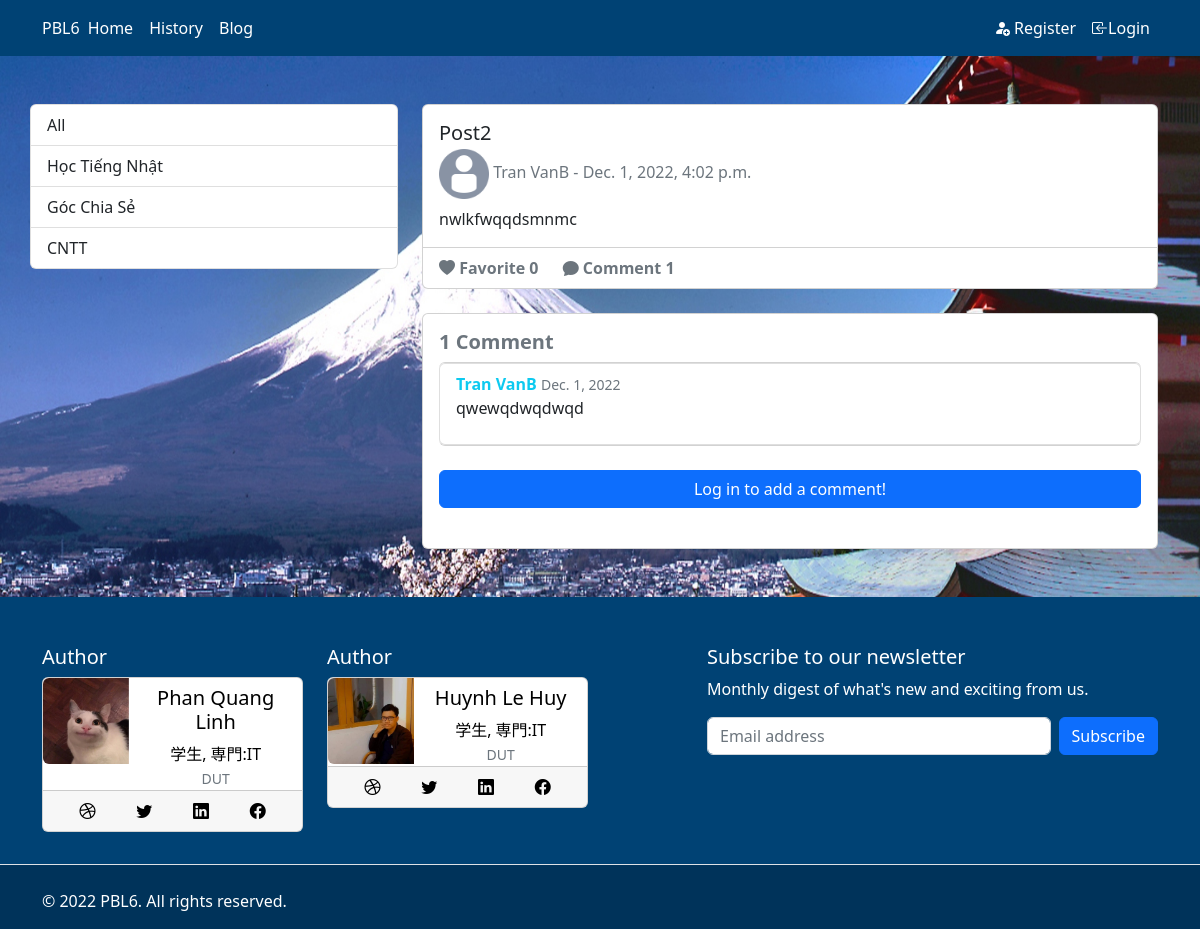
The app's page /blog/2, older data.
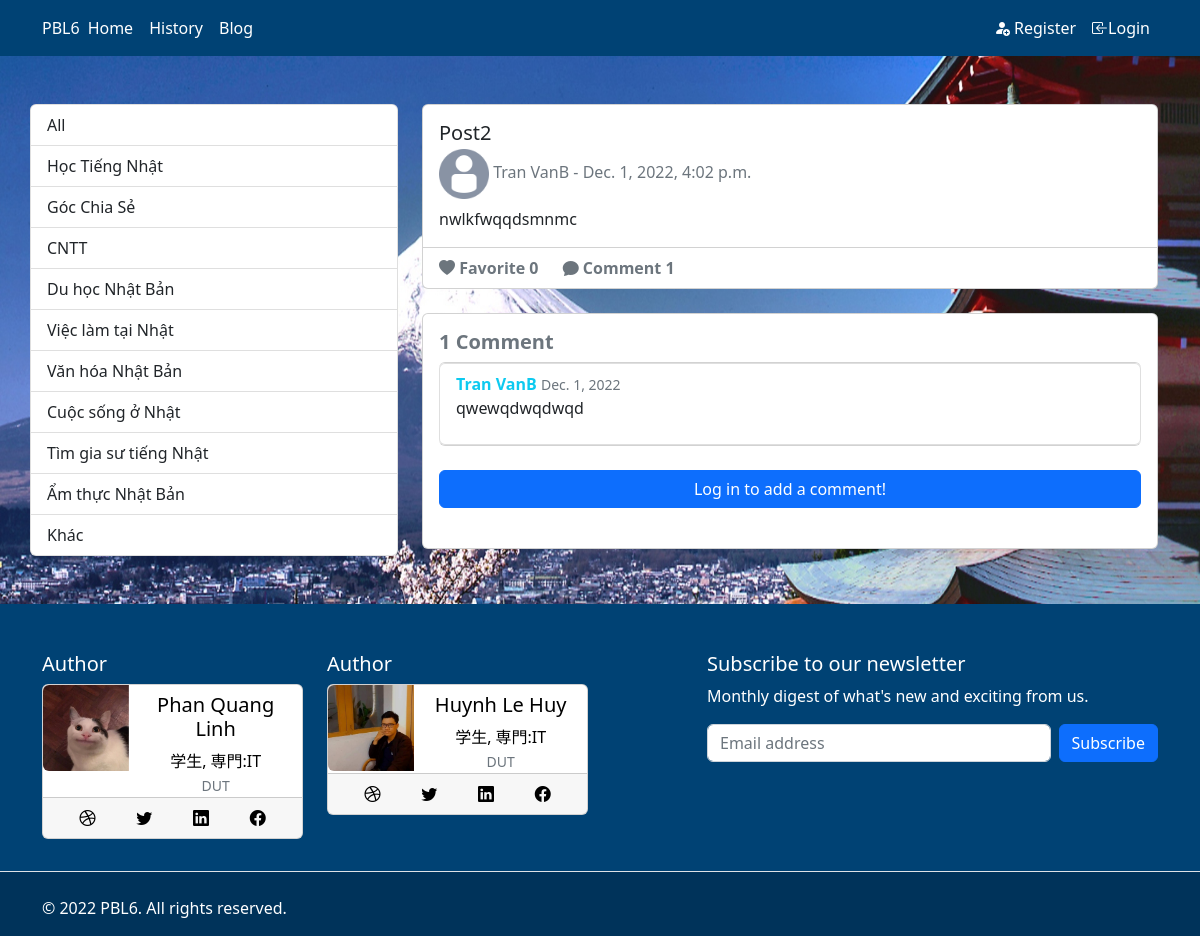
The same page, newer data.
### frontend/models.py (models this page shows, shortened)
class Category(models.Model):
    name = models.CharField(max_length=255)
    def __str__(self) :
        return self.name

class Post(models.Model):
    title = models.CharField(max_length=255)
    author = models.ForeignKey(User,
                             on_delete=models.CASCADE, related_name='posts')
    body = RichTextField(blank=True, null=True)
    date = models.DateTimeField(auto_now_add=True)
    category = models.CharField(max_length=255, default='')
    likes = models.ManyToManyField(User, related_name='blog_posts')
    def total_likes(self):
        return self.likes.count()
    @property
    def number_of_comments(self):
        return Comment.objects.filter(post=self).count()

class Comment(models.Model):
    post = models.ForeignKey(Post, on_delete=models.CASCADE,related_name='comments')
    author = models.ForeignKey(User, on_delete=models.CASCADE)
    body = models.TextField()
    date = models.DateField(auto_now_add=True)

### frontend/views.py (the view, shortened to what this page needs)
# urls.py: path('blog/<int:pk>', PostDetailView.as_view(), name='post'),
class PostDetailView(DetailView):
    model = Post
    form_class = CommentForm
    template_name = "post.html"
    context_object_name = 'post'
    def post(self, request, *args, **kwargs):
        form = CommentForm(body = request.POST.get('body'), author = request.user, post=self.get_object())
        form.save()
        self.get(self, request, *args, **kwargs)
        return HttpResponseRedirect(reverse_lazy('post', kwargs={'pk': self.kwargs['pk']}))
    def get_context_data(self, *arg, **kwargs):
        cat_menu = Category.objects.all()
        context = super(PostDetailView, self).get_context_data(*arg, **kwargs)
        stuff = get_object_or_404(Post, id=self.kwargs['pk'])
        total_likes = stuff.total_likes()
        liked = stuff.likes.filter(id = self.request.user.id).exists()
        comments_connected = Comment.objects.filter(post=self.get_object()).order_by('-date')
        context['comments'] = comments_connected
        context['cat_menu'] = cat_menu
        context['total_likes'] = total_likes
        context['liked'] = liked
        if self.request.user.is_authenticated:
            context['comment_form'] = CommentForm(instance=self.request.user)
        return context

### frontend/templates/post.html (shortened to what this page needs)
{% extends "base.html" %}
{% load static %}
{% block content%}
<div class="container my-5">
<div class="row">
<div class="list-group col-4">
    <a class="list-group-item" href="{% url 'blog'  %}">All</a>
{% for item in cat_menu %}
    <a class="list-group-item" href="{% url 'category' item %}">{{item}}</a>
{% endfor %}
</div>
<div class="col-8">
  <div class="card">
  <div class="card-body">
    <h5 class="card-title">{{post.title}}</h5>
    <h6 class="card-subtitle mb-2 text-muted">
        <img src="{% static 'images/default-avatar.png' %}" class="img-fluid rounded-start" width=50 alt="">
        <a href="{% url 'profile' post.author.id %}" class="text-decoration-none text-muted">{{post.author.first_name}}{{post.author.last_name}}</a> - {{post.date}}
      </h6>
    <p class="card-text">{{post.body|safe}}</p>
  </div>
  <div class="card-footer bg-transparent text-secondary">
    <form action="{% url 'like_post' post.pk %}" method="POST" style="display: inline; margin-right:20px">
      {% if user.is_authenticated %}
        <button type="submit" name="post_id" value="{{post.id}}" class="btn btn-link {% if liked %}text-danger {% else %} text-secondary{% endif %} btn-sm"><i class="bi bi-heart-fill"></i></button>
      {% else %}
        <i class="bi bi-heart-fill"></i>
      {% endif %}
      <strong>  Favorite {{total_likes}} </strong>
    </form>
    <strong>
    <i class="bi bi-chat-fill"></i>
    Comment {% if comments %}{{ object.number_of_comments }}{%else%}0{% endif %}
    </strong>
  </div>
</div>
<br>
<div id="comments_section" class="card p-3">
  {% if comments %}
  <h5>
  <strong class="text-secondary">{{ object.number_of_comments }} Comment{{ object.number_of_comments|pluralize }}</strong>
  </h5>
  <ul class="list-group">
    {% for comment in comments %}
    <li class="list-group-item">
     <div>
        <span>
          <a href="{% url 'profile' comment.author.id %}" class="text-decoration-none text-muted">
            <strong class="text-info">{{post.author.first_name}}{{post.author.last_name}}</strong>
          </a>
          <small class="text-muted">{{ comment.date }}</small>
        </span>
        <p>
          {{ comment.body|safe }}
        </p>
      </div>
    </li>
    {% endfor %}
  </ul>
  {% else %}
    <strong class="text-secondary">No comments yet...</strong>
  {% endif %}
  <br/>
  {% if user.is_authenticated %}
  <div class="form-group">
  <form action="{% url 'post' post.id %}" method="POST" >
    {% csrf_token %}
      <h5>Leave your comment!</h5>
      <label>Comment: </label>
      {{ comment_form.body }}
      <br/>
      <button class="btn btn-primary" type="submit">Add comment <i class="fas fa-comments"></i></button>
  </form>
  </div>
  {% else %}
  <a class="btn btn-primary" href="{% url 'login' %}?next={{request.path}}">Log in to add a comment!</a><br>
  {% endif %}
</div>
</div>
</div>
</div>
{% endblock  %}

### frontend/templates/base.html (shortened to what this page needs)
{% load static %}
<!DOCTYPE html>
<html lang="en" class="h-100">
<head>
  <link rel="stylesheet" href="https://cdnjs.cloudflare.com/ajax/libs/bootstrap/5.2.3/css/bootstrap.min.css" />    <link rel="stylesheet" href="https://cdn.jsdelivr.net/npm/bootstrap-icons@1.10.2/font/bootstrap-icons.css">
</head>
<body class="d-flex flex-column h-100">
  <header class="p-2 text-white" style="background-color:#004274;">
    <div class="container">
      <div class="d-flex flex-wrap align-items-center justify-content-center justify-content-lg-start">
        <a href="{% url 'home' %}" class="d-flex align-items-center mb-2 mb-lg-0 text-white text-decoration-none">
          PBL6
        </a>
        <ul class="nav col-12 col-lg-auto me-lg-auto mb-2 justify-content-center mb-md-0">
          <li><a href="{% url 'home' %}" class="nav-link px-2 text-white">Home</a></li>
          <li><a href="{% if user.is_authenticated %}{% url 'history' %}{% else %}{% url 'login' %}{% endif %}" class="nav-link px-2 text-white">History</a></li>
          <li><a href="{% url 'blog' %}" class="nav-link px-2 text-white">Blog</a></li>
        </ul>
        <ul class="nav mb-2 justify-content-center mb-md-0">
          {% if user.is_authenticated %}
              <div class="dropdown">
                <button class="btn btn-primamry text-white dropdown-toggle" type="button" id="dropdownMenuButton1" data-bs-toggle="dropdown" aria-expanded="false">
                  Hello, {{user.username}}
                </button>
                <ul class="dropdown-menu" aria-labelledby="dropdownMenuButton1">
                  <li><a class="dropdown-item" href="{% url 'profile' user.id %}"><i class="bi bi-person-circle"></i> Show Profile</a></li>
                  <li><a class="dropdown-item" href="{% url 'edit_profile' %}"><i class="bi bi-gear-fill"></i>Settings</a></li>
                  <li><a class="dropdown-item" href="{% url 'logout' %}"><i class="bi bi-box-arrow-in-right"></i> Logout</a></li>
                </ul>
              </div>
			      {% else %}
			        <li><a href="{% url 'register' %}" class="nav-link px-2 text-white"><i class="bi bi-person-fill-add"></i> Register</a></li>
			        <li><a href="{% url 'login' %}" class="nav-link px-2 text-white"><i class="bi bi-box-arrow-in-left"></i>Login</a></li>
			      {% endif %}
        </ul>
      </div>
    </div>
  </header>
{% block content%}
{% endblock  %}
<div class="mt-auto text-white">
  <footer class="pt-5"  style="background-color:#004274;">
    <div class="container">
    <div class="row">
      <div class="col-6 col-md-3 mb-3">
        <h5>Author</h5>
        <div class="card mb-3 text-center text-black">
          <div class="row g-0">
            <div class="col-sm-4">
              <img src="{% static 'images/cat.jpg' %}" class="img-fluid rounded-start w-100" alt="">
            </div>
            <div class="col-sm-8">
              <div class="card-body py-0">
                <h5 class="card-title mt-2">Phan Quang Linh</h5>
                <p class="card-text">学生, 専門:IT<br>
                <small class="text-muted">DUT</small>
                </p>
              </div>
            </div>
          </div>
            <div class="card-footer d-flex justify-content-around">
              <a href="#"><i class="bi bi-dribbble text-black"></i></a>
              <a href="#"><i class="bi bi-twitter text-black"></i></a>
              <a href="#"><i class="bi bi-linkedin text-black"></i></a>
              <a href="#"><i class="bi bi-facebook text-black"></i></a>
            </div>
        </div>
      </div>
      <div class="col-6 col-md-3 mb-3">
        <h5>Author</h5>
        <div class="card mb-3 text-center text-black">
          <div class="row g-0">
            <div class="col-sm-4">
              <img src="{% static 'images/huy1.jpg' %}" class="img-fluid rounded-start w-100" alt="">
            </div>
            <div class="col-sm-8">
              <div class="card-body py-0">
                <h5 class="card-title mt-2">Huynh Le Huy</h5>
                <p class="card-text">学生, 専門:IT<br>
                <small class="text-muted">DUT</small>
                </p>
              </div>
            </div>
          </div>
            <div class="card-footer d-flex justify-content-around">
              <a href="#"><i class="bi bi-dribbble text-black"></i></a>
              <a href="#"><i class="bi bi-twitter text-black"></i></a>
              <a href="#"><i class="bi bi-linkedin text-black"></i></a>
              <a href="#"><i class="bi bi-facebook text-black"></i></a>
            </div>
        </div>
      </div>
      <div class="col-md-5 offset-md-1 mb-3">
        <form>
          <h5>Subscribe to our newsletter</h5>
          <p>Monthly digest of what's new and exciting from us.</p>
          <div class="d-flex flex-column flex-sm-row gap-2 mb-1">
            <input id="newsletter1" type="text" class="form-control" placeholder="Email address">
                      <button class="btn btn-primary" type="button">Subscribe</button>
          </div>
        </form>
      </div>
    </div>
    </div>
    <div class="d-flex flex-column flex-sm-row justify-content-between  pt-4 border-top" style="background-color:#00335A;">
      <div class="container">
      <p>© 2022 PBL6. All rights reserved.</p>
      </div>
    </div>
  </footer>
</div>
</body>
</html>

Row changes from the older to the newer data that the page shows:
added Category: name "Du học Nhật Bản"
added Category: name "Việc làm tại Nhật"
added Category: name "Văn hóa Nhật Bản"
added Category: name "Cuộc sống ở Nhật"
added Category: name "Tìm gia sư tiếng Nhật"
added Category: name "Ẩm thực Nhật Bản"
added Category: name "Khác"
